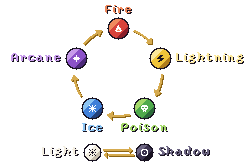
#> input picture assets/ui/cercle_en.png, 247 x 168 px
$ python succes_pictos.py ../../assets/ui/cercle_en.png ../../assets/ui/cercle_en.png
#> lines starting #> are read from the running program, lines starting #| are printed output that depends on the picture
"""Maquettes d'icônes de succès DÉBLOQUÉS sans les dessins du Codex : le cadre doré de l'icône verrouillée,
avec un pictogramme par catégorie (dessiné ici, en pixel art 16×16). 4 styles × 6 catégories.

Usage : python docs/steam/succes_pictos.py <icône verrouillée 256 px> <sortie.png>
"""
import math
import os
import random
import sys
from PIL import Image, ImageDraw, ImageFont

LOCKED, OUT = sys.argv[1], sys.argv[2]
ROOT = os.path.dirname(os.path.dirname(os.path.dirname(os.path.abspath(__file__))))
PAPER = (233, 220, 188)
INK = (26, 20, 35)
IN0, IN1 = 32, 224

# Pictogrammes 16×16 (# = encre, + = couleur d'accent, . = vide)
PICTOS = {
	"Arme": [
		"............##..", "...........#++#.", "..........#++#..", ".........#++#...",
		"........#++#....", ".......#++#.....", "......#++#......", "..##.#++#.......",
		"..#+#++#........", "...#+##.........", "...##+#.........", "..#..#+#........",
		".#.....##.......", "#.#.............", ".#..............", "................"],
	"Amulette": [
		"....########....", "...#........#...", "..#..........#..", "..#..........#..",
		"...#........#...", "....#......#....", ".....#....#.....", "......####......",
		".....#++++#.....", "....#++++++#....", "....#+++#++#....", "....#++++++#....",
		".....#++++#.....", "......#++#......", ".......##.......", "................"],
	"Familier": [
		"................", "...##......##...", "..#++#....#++#..", "..#++#....#++#..",
		"...##..##..##...", "......#++#......", "......#++#......", ".......##.......",
		".....######.....", "....#++++++#....", "...#++++++++#...", "...#++++++++#...",
		"...#++++++++#...", "....#++++++#....", ".....######.....", "................"],
	"Boss": [
		"................", "..#....##....#..", "..##..#++#..##..", "..#+##++++##+#..",
		"..#++++++++++#..", "..############..", "................", "...##########...",
		"..#..........#..", "..#.##....##.#..", "..#.##....##.#..", "..#....##....#..",
		"...#........#...", "....#.#.#.#.#...", ".....########...", "................"],
	"Stat": [
		"................", "......####......", "....##++++##....", "...#++++++++#...",
		"..#+++####+++#..", "..#++#....#++#..", ".#++#......#++#.", ".#++#......#++#.",
		".#++#......#++#.", ".#++#......#++#.", "..#++#....#++#..", "..#+++####+++#..",
		"...#++++++++#...", "....##++++##....", "......####......", "................"],
	"Collection": [
		"................", ".##########.....", ".#++++++++#.....", ".#++++++++#.....",
		".#++++++++###...", ".#++++++++#+#...", ".##########+###.", "...#+++++++#+#..",
		"...###########+#", ".....#++++++++#.", ".....#++++++++#.", ".....#++++++++#.",
		".....#++++++++#.", ".....##########.", "................", "................"],
}
ACCENT = {"Arme": (90, 150, 240), "Amulette": (230, 70, 80), "Familier": (240, 170, 70),
	"Boss": (240, 196, 58), "Stat": (110, 200, 120), "Collection": (170, 100, 230)}


def picto(name, k, ink=INK, accent=None):
	rows = PICTOS[name]
	acc = accent or ACCENT[name]
	im = Image.new('RGBA', (16 * k, 16 * k), (0, 0, 0, 0))
	d = ImageDraw.Draw(im)
	for y, row in enumerate(rows):
		for x, ch in enumerate(row):
			if ch == '#':
				d.rectangle([x * k, y * k, x * k + k - 1, y * k + k - 1], fill=ink)
			elif ch == '+':
				d.rectangle([x * k, y * k, x * k + k - 1, y * k + k - 1], fill=acc)
	return im


def base(paper=PAPER):
	ic = Image.open(LOCKED).convert('RGBA')
	ImageDraw.Draw(ic).rectangle([IN0, IN0, IN1 - 1, IN1 - 1], fill=paper)
	return ic


def center(ic, im):
	ic.alpha_composite(im, ((256 - im.width) // 2, (256 - im.height) // 2))


def clip_inside(ic, layer):
	mask = Image.new('L', (256, 256), 0)
	ImageDraw.Draw(mask).rectangle([IN0, IN0, IN1 - 1, IN1 - 1], fill=255)
	ic.paste(layer, (0, 0), Image.composite(layer.split()[3], Image.new('L', (256, 256), 0), mask))


# 1. Pictogramme encre et couleur, sur le papier
def s_picto(name):
	ic = base()
	center(ic, picto(name, 10))
	return ic


# 2. Coche peinte, la même pour tous les succès (en pixels, comme le « ? »)
CHECK = ["................", "................", "..............##", ".............###",
	"............###.", "...........###..", "..........###...", ".##......###....",
	".###....###.....", "..###..###......", "...######.......", "....####........",
	".....##.........", "................", "................", "................"]


def s_coche(name):
	ic = base()
	PICTOS["_c"] = CHECK
	center(ic, picto("_c", 11, ink=INK, accent=INK))
	return ic


# 3. Tache de peinture de la couleur de la catégorie, pictogramme en crème dessus
def s_tache(name):
	ic = base()
	rnd = random.Random(hash(name) & 0xffff)
	layer = Image.new('RGBA', (256, 256), (0, 0, 0, 0))
	d = ImageDraw.Draw(layer)
	col = ACCENT[name] + (255,)
	pts = []
	for i in range(18):
		a = i * math.tau / 18
		r = 78 + rnd.uniform(-10, 14)
		pts.append((128 + r * math.cos(a), 128 + r * math.sin(a)))
	d.polygon(pts, fill=col)
	for _ in range(6):   # éclaboussures
		a = rnd.uniform(0, math.tau)
		r = rnd.uniform(86, 100)
		s = rnd.uniform(5, 10)
		x, y = 128 + r * math.cos(a), 128 + r * math.sin(a)
		d.ellipse([x - s, y - s, x + s, y + s], fill=col)
	clip_inside(ic, layer)
	center(ic, picto(name, 8, ink=INK, accent=(246, 238, 216)))
	return ic


# 4. Tampon d'encre rouge, légèrement penché
def s_tampon(name):
	ic = base()
	red = (190, 40, 45, 255)
	layer = Image.new('RGBA', (256, 256), (0, 0, 0, 0))
	d = ImageDraw.Draw(layer)
	d.ellipse([46, 46, 210, 210], outline=red, width=10)
	d.ellipse([62, 62, 194, 194], outline=red, width=3)
	p = picto(name, 6, ink=red[:3], accent=red[:3])
	layer.alpha_composite(p, ((256 - p.width) // 2, (256 - p.height) // 2))
	layer = layer.rotate(-12, resample=Image.NEAREST, center=(128, 128))
	clip_inside(ic, layer)
	return ic


STYLES = [("1. Pictogramme", s_picto), ("2. Coche peinte (la même partout)", s_coche),
	("3. Tache de peinture + picto", s_tache), ("4. Tampon d'encre", s_tampon)]
CATS = ["Arme", "Amulette", "Familier", "Boss", "Stat", "Collection"]

S = 150
lf = ImageFont.truetype(os.path.join(ROOT, 'assets', 'fonts', 'YosterIsland.ttf'), 12)
sheet = Image.new('RGB', (230 + len(CATS) * (S + 12), 34 + len(STYLES) * (S + 12)), (40, 30, 34))
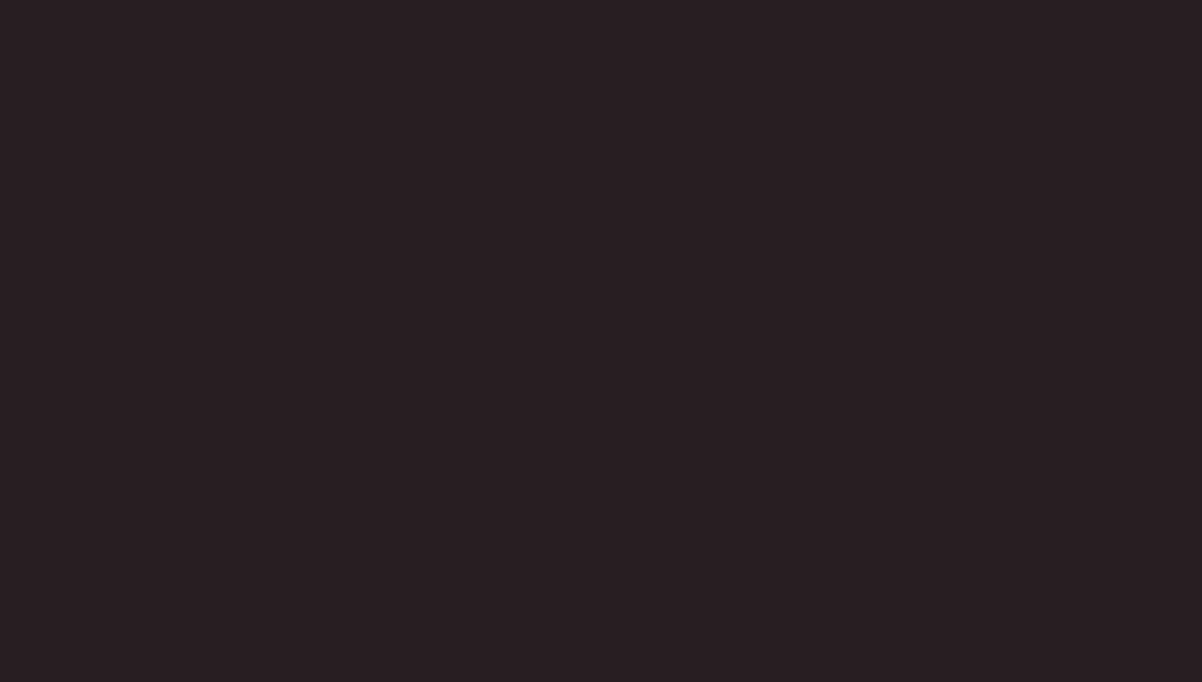
#> sheet: PIL image 1202x682 RGB; mean R, G, B 40, 30, 34
d = ImageDraw.Draw(sheet)
for j, c in enumerate(CATS):
	d.text((230 + j * (S + 12), 12), c, fill=(240, 220, 160), font=lf)
for i, (label, fn) in enumerate(STYLES):
	d.text((10, 34 + i * (S + 12) + S // 2), label, fill=(240, 220, 160), font=lf)
	for j, c in enumerate(CATS):
		sheet.paste(fn(c).resize((S, S), Image.LANCZOS), (230 + j * (S + 12), 34 + i * (S + 12)))
#> this loop made 4 passes
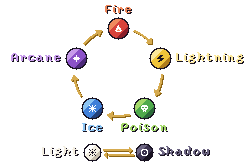
#> input picture assets/ui/cercle_en.png, 247 x 168 px
#> pass 1, in s_picto, `ic = base()`:
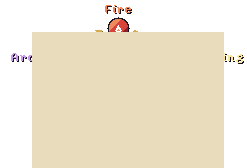
#> ic: PIL image 247x168 RGBA; mean R, G, B, A 149.2, 140.1, 119.8, 164.2; transparent parts drawn white
#> after the loop:
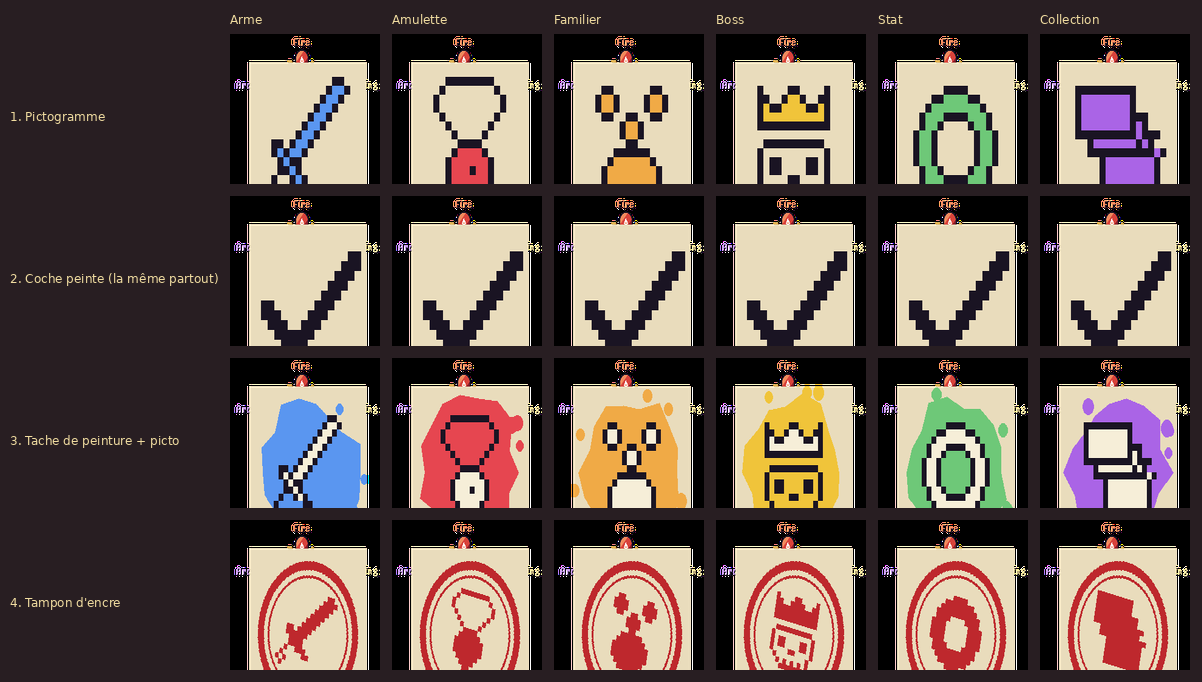
#> sheet: PIL image 1202x682 RGB; mean R, G, B 103.4, 88.6, 80.7
sheet.save(OUT)
print('ok', OUT)
